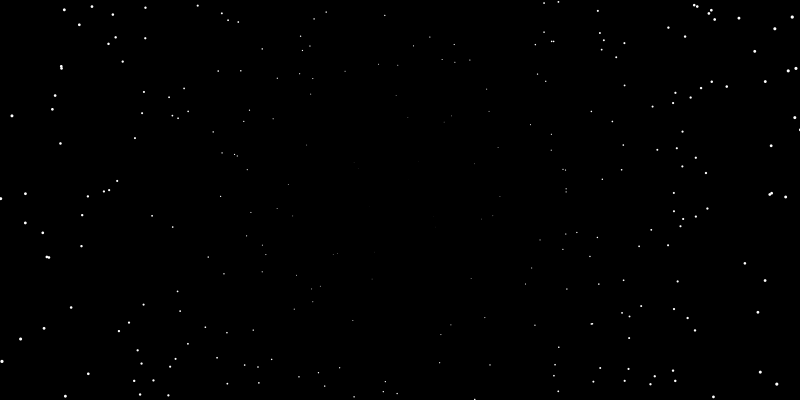
Frame 1 (no input)
Frame 60 (the mouse pressed at the canvas centre just before this capture): identical to frame 1, image omitted
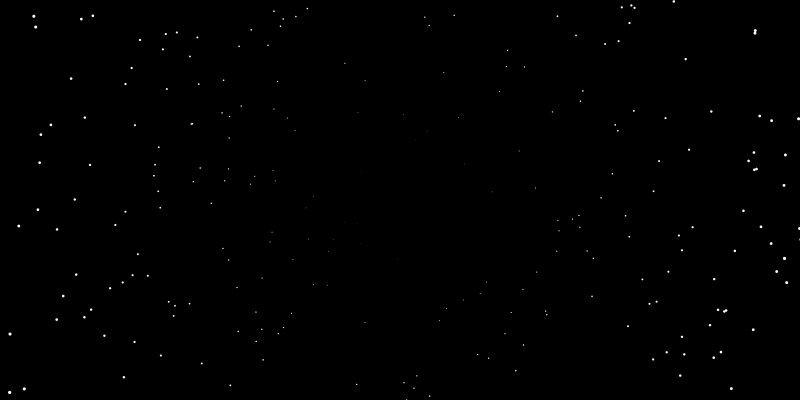
Frame 120 (the mouse held since frame 60 and released just before this capture)

The Processing sketch that drew these frames (run headless with seeded random() and noise(); from frame 60 on, the mouse is pressed at the canvas centre):

// Processing sketch: processing_146059
// ── processing_146059.pde

ArrayList<PVector> poop = new ArrayList();
void setup() {
  size(800, 400);
  for (int i=0;i<1000;i++) {
    PVector P = new PVector(random(2*width), random(2*height));
    poop.add(P);
  }
}

void draw() {
  background(0);
  noStroke();
  fill(-1);
  for (int i=0;i<poop.size();i++) {
    PVector P = poop.get(i);
    PVector M = new PVector(pmouseX-mouseX, pmouseY-mouseY);
    P.add(M);
    float d = dist(P.x, P.y, width/2, height/2);
    d = map(d, 0, width/2, 0, 3);
    ellipse(P.x, P.y, d, d);
  }
}
